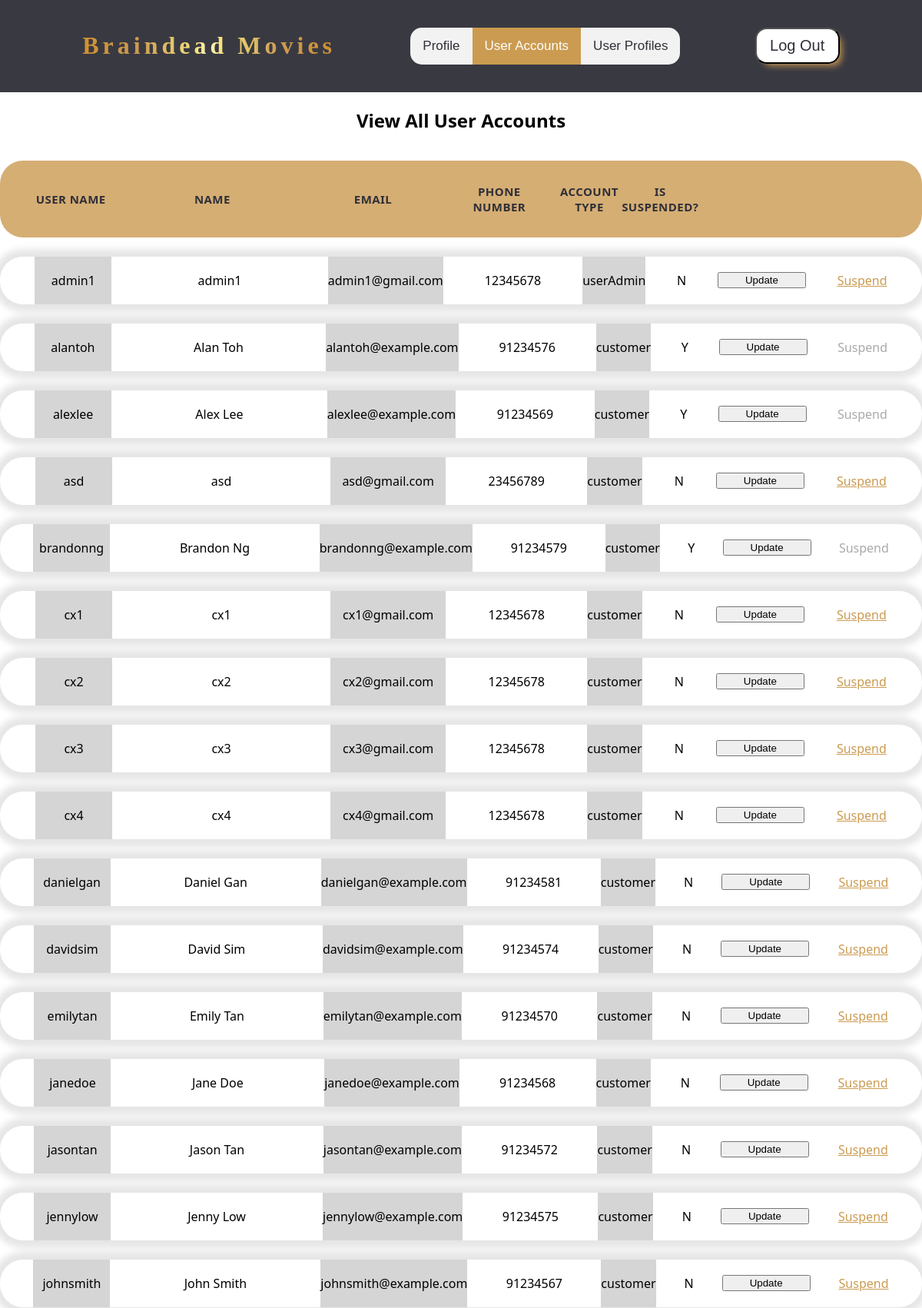
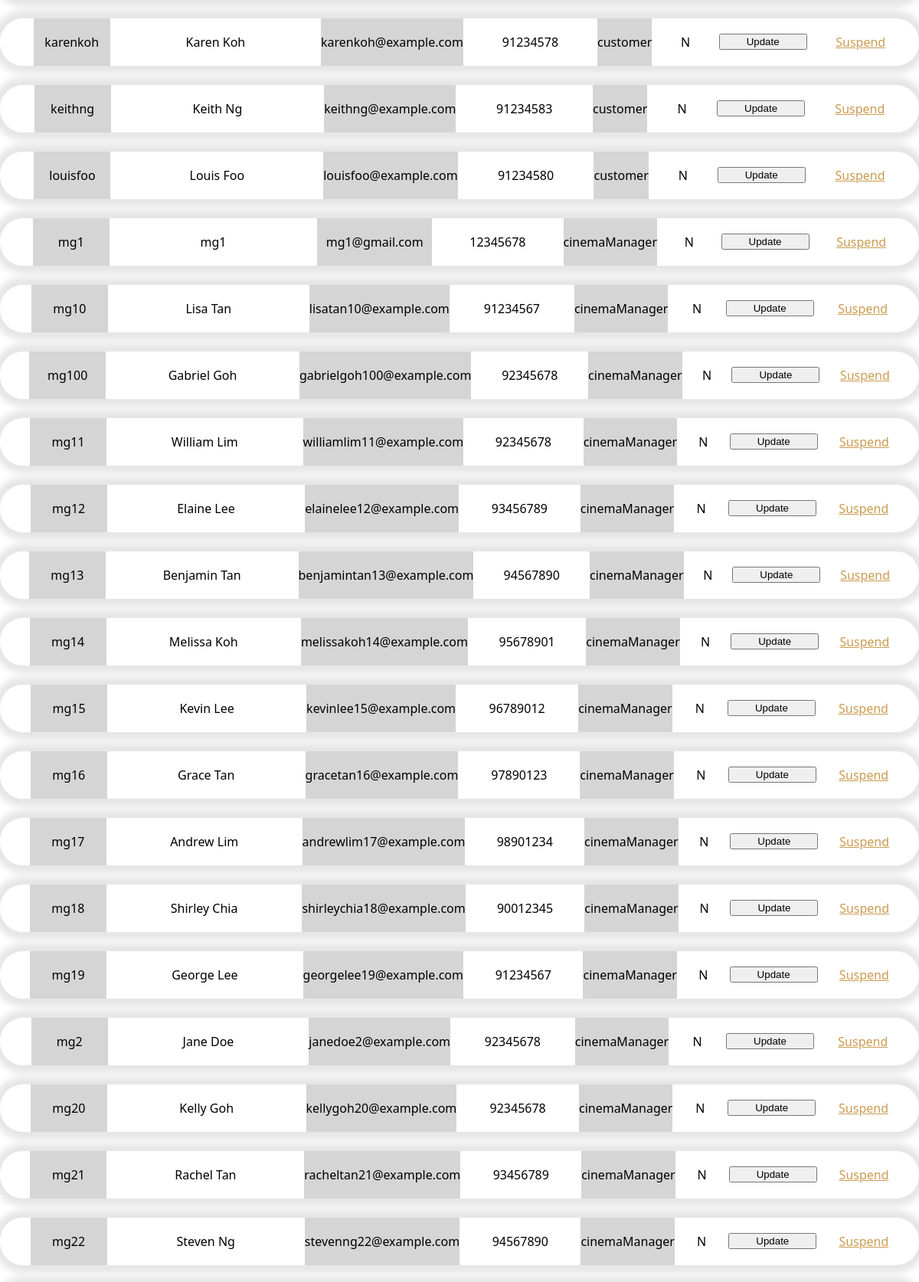
Page /GroupProject/UserAdminViewUserAccountUI.php (upper part) on the committed database (2 pictures, top to bottom).
### tables this page shows
CREATE TABLE `useraccount` (
  `username` varchar(200) NOT NULL,
  `password` varchar(200) NOT NULL,
  `fullName` varchar(100) NOT NULL,
  `email` varchar(100) NOT NULL,
  `phoneNumber` varchar(50) NOT NULL,
  `suspend` varchar(3) DEFAULT NULL,
  `profileName` varchar(100) NOT NULL
);

### GroupProject/Controller/UserAdminViewUserAccountCTL.php (called while the page is built)
<?php
include_once 'Entity/UserAccount.php';
class UserAdminViewUserAccountCTL
{
    public function retrieveAllUserAccount()
    {
        $UserAccount = new UserAccount();
        $tableContent = $UserAccount->retrieveUserAccount();
        return $tableContent;
    }
}

### GroupProject/Entity/UserAccount.php (the view, shortened to what this page needs)
<?php
include_once 'db.php';
class UserAccount
{
    public function retrieveUserAccount()
    {
        global $con;
        $tableContent = "";
        $query = "SELECT * FROM USERACCOUNT";
        $query .= ";";
        try {
            $result = mysqli_query($con, $query);
            while ($row = $result->fetch_assoc()) {
                $tableContent .= '<form action="UserAdminUpdateUserAccountUI.php" method="post">
                                        <li class="table-row">
                                            <div class="oddRow sCode" >' . $row["username"] . '</div>
                                            <input type="hidden" name="username" value="' . $row["username"] . '" />
                                            <div class="sName" >' . $row["fullName"] . '</div>
                                            <input type="hidden" name="fullName" value="' . $row["fullName"] . '" />
                                            <div class="oddRow sVenue" >' . $row["email"] . '</div>
                                            <input type="hidden" name="email" value="' . $row["email"] . '" />
                                            <div class="sDate" >' . $row["phoneNumber"] . '</div>
                                            <input type="hidden" name="phoneNumber" value="' . $row["phoneNumber"] . '" />
                                            <div class="oddRow sSTime" >' . $row["profileName"] . '</div>
                                            <input type="hidden" name="profileName" value="' . $row["profileName"] . '" />
                                            <input type="hidden" name="password" value="' . $row["password"] . '" />
                                            <div class="sSTime" >' . $row["suspend"] . '</div>
                                            <input type="hidden" name="suspend" value="' . $row["suspend"] . '" />
                                            <input type="submit" name="editAccount" value="Update" class="extra" data-label="edit">';
                if ($row["suspend"] == "N") {
                    $tableContent .= '<a href="UserAdminSuspendUserAccountUI.php?username=' . $row["username"] . '" class="link">Suspend</a>';
                } else if ($row['suspend'] == "Y") {
                    $tableContent .= '<a role="link" aria-disabled="true" style="color:#A9A9A9">Suspend</a>';
                }
                $tableContent .= '</li></form>';
            }
            return $tableContent;
        } catch (mysqli_sql_exception $e) {
            return $tableContent;
        }
    }
}

### GroupProject/css/topnav.css (style rules this page uses)
body { margin: 0; padding: 0; font-family: "Segoe UI", Tahoma, Geneva, Verdana, sans-serif; }
.link { color: #cb9b51; font-weight: 500; }

### GroupProject/css/infoTable.css (style rules this page uses)
.infoTable li { border-radius: 30px; padding: 0px 25px; display: flex; justify-content: space-around; margin-bottom: 25px; align-items: center; }
.infoTable .table-row { background-color: #ffffff; box-shadow: 0px 0px 9px 10px rgba(0, 0, 0, 0.1); }
.infoTable .sCode { flex-basis: 100px; }
.infoTable .sName { flex-basis: 200px; }
.infoTable .sVenue { flex-basis: 150px; }
.infoTable .sDate { flex-basis: 100px; }
.infoTable .sSTime { flex-basis: 00px; }
.infoTable .extra { flex-basis: 10%; }
.infoTable .oddRow { background-color: #bbbbbb9c; padding: 20px 0 20px 0; }

### rows in the picture
useraccount: username "admin1", fullName "admin1", email "admin1@gmail.com", phoneNumber "12345678", profileName "userAdmin", suspend "N"
useraccount: username "alantoh", fullName "Alan Toh", email "alantoh@example.com", phoneNumber "91234576", profileName "customer", suspend "Y", shows "Suspend"
useraccount: username "alexlee", fullName "Alex Lee", email "alexlee@example.com", phoneNumber "91234569", profileName "customer", suspend "Y", shows "Suspend"
useraccount: username "asd", fullName "asd", email "asd@gmail.com", phoneNumber "23456789", profileName "customer", suspend "N"
useraccount: username "brandonng", fullName "Brandon Ng", email "brandonng@example.com", phoneNumber "91234579", profileName "customer", suspend "Y", shows "Suspend"
useraccount: username "cx1", fullName "cx1", email "cx1@gmail.com", phoneNumber "12345678", profileName "customer", suspend "N"
useraccount: username "cx2", fullName "cx2", email "cx2@gmail.com", phoneNumber "12345678", profileName "customer", suspend "N"
useraccount: username "cx3", fullName "cx3", email "cx3@gmail.com", phoneNumber "12345678", profileName "customer", suspend "N"
useraccount: username "cx4", fullName "cx4", email "cx4@gmail.com", phoneNumber "12345678", profileName "customer", suspend "N"
useraccount: username "danielgan", fullName "Daniel Gan", email "danielgan@example.com", phoneNumber "91234581", profileName "customer", suspend "N"
useraccount: username "davidsim", fullName "David Sim", email "davidsim@example.com", phoneNumber "91234574", profileName "customer", suspend "N"
useraccount: username "emilytan", fullName "Emily Tan", email "emilytan@example.com", phoneNumber "91234570", profileName "customer", suspend "N"
useraccount: username "janedoe", fullName "Jane Doe", email "janedoe@example.com", phoneNumber "91234568", profileName "customer", suspend "N"
useraccount: username "jasontan", fullName "Jason Tan", email "jasontan@example.com", phoneNumber "91234572", profileName "customer", suspend "N"
useraccount: username "jennylow", fullName "Jenny Low", email "jennylow@example.com", phoneNumber "91234575", profileName "customer", suspend "N"
useraccount: username "johnsmith", fullName "John Smith", email "johnsmith@example.com", phoneNumber "91234567", profileName "customer", suspend "N"
useraccount: username "karenkoh", fullName "Karen Koh", email "karenkoh@example.com", phoneNumber "91234578", profileName "customer", suspend "N"
useraccount: username "keithng", fullName "Keith Ng", email "keithng@example.com", phoneNumber "91234583", profileName "customer", suspend "N"
useraccount: username "louisfoo", fullName "Louis Foo", email "louisfoo@example.com", phoneNumber "91234580", profileName "customer", suspend "N"
useraccount: username "mg1", fullName "mg1", email "mg1@gmail.com", phoneNumber "12345678", profileName "cinemaManager", suspend "N"
useraccount: username "mg10", fullName "Lisa Tan", email "lisatan10@example.com", phoneNumber "91234567", profileName "cinemaManager", suspend "N"
useraccount: username "mg100", fullName "Gabriel Goh", email "gabrielgoh100@example.com", phoneNumber "92345678", profileName "cinemaManager", suspend "N"
useraccount: username "mg11", fullName "William Lim", email "williamlim11@example.com", phoneNumber "92345678", profileName "cinemaManager", suspend "N"
useraccount: username "mg12", fullName "Elaine Lee", email "elainelee12@example.com", phoneNumber "93456789", profileName "cinemaManager", suspend "N"
useraccount: username "mg13", fullName "Benjamin Tan", email "benjamintan13@example.com", phoneNumber "94567890", profileName "cinemaManager", suspend "N"
useraccount: username "mg14", fullName "Melissa Koh", email "melissakoh14@example.com", phoneNumber "95678901", profileName "cinemaManager", suspend "N"
useraccount: username "mg15", fullName "Kevin Lee", email "kevinlee15@example.com", phoneNumber "96789012", profileName "cinemaManager", suspend "N"
useraccount: username "mg16", fullName "Grace Tan", email "gracetan16@example.com", phoneNumber "97890123", profileName "cinemaManager", suspend "N"
useraccount: username "mg17", fullName "Andrew Lim", email "andrewlim17@example.com", phoneNumber "98901234", profileName "cinemaManager", suspend "N"
useraccount: username "mg18", fullName "Shirley Chia", email "shirleychia18@example.com", phoneNumber "90012345", profileName "cinemaManager", suspend "N"
useraccount: username "mg19", fullName "George Lee", email "georgelee19@example.com", phoneNumber "91234567", profileName "cinemaManager", suspend "N"
useraccount: username "mg2", fullName "Jane Doe", email "janedoe2@example.com", phoneNumber "92345678", profileName "cinemaManager", suspend "N"
useraccount: username "mg20", fullName "Kelly Goh", email "kellygoh20@example.com", phoneNumber "92345678", profileName "cinemaManager", suspend "N"
useraccount: username "mg21", fullName "Rachel Tan", email "racheltan21@example.com", phoneNumber "93456789", profileName "cinemaManager", suspend "N"
useraccount: username "mg22", fullName "Steven Ng", email "stevenng22@example.com", phoneNumber "94567890", profileName "cinemaManager", suspend "N"
